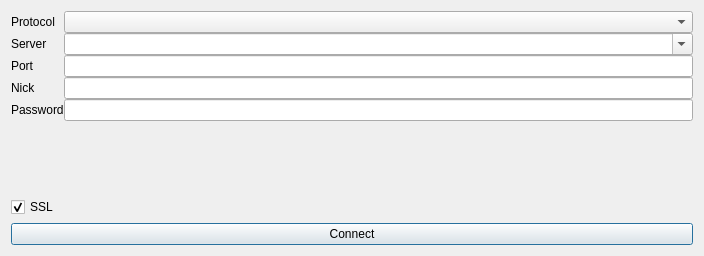
<?xml version="1.0" encoding="UTF-8"?>
<ui version="4.0">
 <class>ConnectWin</class>
 <widget class="QDialog" name="ConnectWin">
  <property name="geometry">
   <rect>
    <x>0</x>
    <y>0</y>
    <width>704</width>
    <height>256</height>
   </rect>
  </property>
  <property name="windowTitle">
   <string>Connect</string>
  </property>
  <layout class="QVBoxLayout" name="verticalLayout">
   <item>
    <layout class="QFormLayout" name="formLayout">
     <property name="horizontalSpacing">
      <number>0</number>
     </property>
     <property name="verticalSpacing">
      <number>0</number>
     </property>
     <item row="0" column="0">
      <widget class="QLabel" name="label">
       <property name="text">
        <string>Protocol</string>
       </property>
      </widget>
     </item>
     <item row="1" column="0">
      <widget class="QLabel" name="label_2">
       <property name="text">
        <string>Server</string>
       </property>
      </widget>
     </item>
     <item row="2" column="0">
      <widget class="QLabel" name="label_3">
       <property name="text">
        <string>Port</string>
       </property>
      </widget>
     </item>
     <item row="10" column="0">
      <widget class="QLabel" name="label_4">
       <property name="text">
        <string>Nick</string>
       </property>
      </widget>
     </item>
     <item row="0" column="1">
      <widget class="QComboBox" name="comboBox">
       <property name="minimumSize">
        <size>
         <width>200</width>
         <height>0</height>
        </size>
       </property>
       <property name="editable">
        <bool>false</bool>
       </property>
      </widget>
     </item>
     <item row="1" column="1">
      <widget class="QComboBox" name="comboBox_2">
       <property name="minimumSize">
        <size>
         <width>200</width>
         <height>0</height>
        </size>
       </property>
       <property name="editable">
        <bool>true</bool>
       </property>
      </widget>
     </item>
     <item row="2" column="1">
      <widget class="QLineEdit" name="lineEdit"/>
     </item>
     <item row="10" column="1">
      <widget class="QLineEdit" name="lineEdit_2"/>
     </item>
     <item row="11" column="0">
      <widget class="QLabel" name="label_5">
       <property name="text">
        <string>Password</string>
       </property>
      </widget>
     </item>
     <item row="11" column="1">
      <widget class="QLineEdit" name="lineEdit_3">
       <property name="inputMethodHints">
        <set>Qt::ImhHiddenText|Qt::ImhNoAutoUppercase|Qt::ImhNoPredictiveText</set>
       </property>
       <property name="echoMode">
        <enum>QLineEdit::Password</enum>
       </property>
      </widget>
     </item>
    </layout>
   </item>
   <item>
    <widget class="QCheckBox" name="checkBox">
     <property name="text">
      <string>SSL</string>
     </property>
     <property name="checked">
      <bool>true</bool>
     </property>
    </widget>
   </item>
   <item>
    <layout class="QHBoxLayout" name="horizontalLayout">
     <item>
      <widget class="QPushButton" name="pushButton">
       <property name="text">
        <string>Connect</string>
       </property>
      </widget>
     </item>
    </layout>
   </item>
  </layout>
 </widget>
 <resources/>
 <connections/>
</ui>
